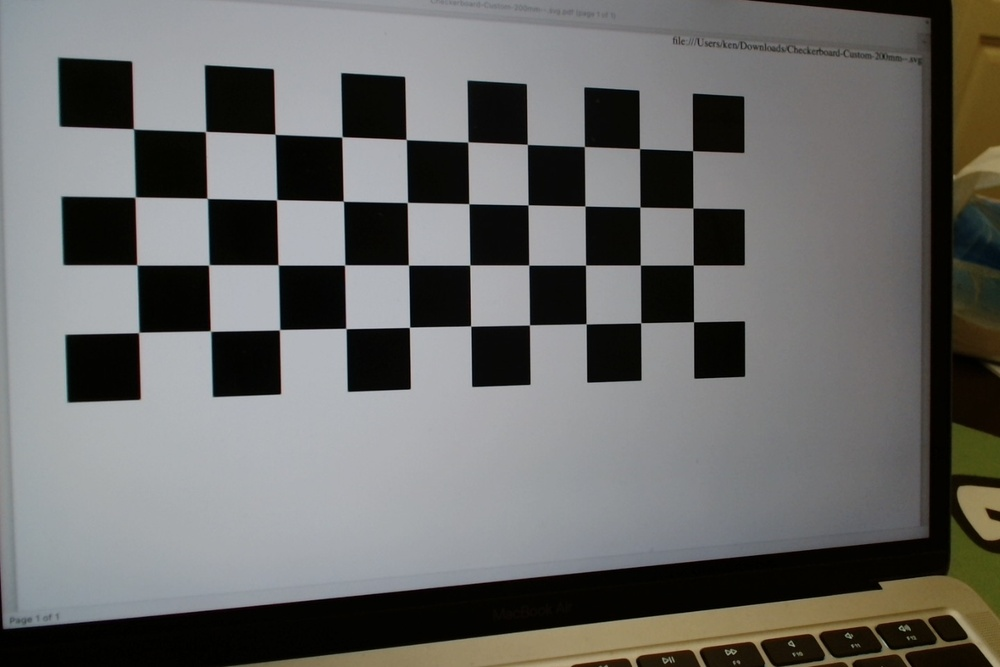
#> input picture src/task3/calibration_images/Photo on 3-30-25 at 11.48 PM #2.jpg, 1000 x 667 px, shrunk from 1440 x 960 before the run; its folder holds only this picture in this run
$ python calibration.py
#> lines starting #> are read from the running program, lines starting #| are printed output that depends on the picture; after the words box and inside, x2 and y2 are one past the last pixel; in counts of white or black regions, pixels touching at a corner belong together; long printed decimals are rounded
"""
Calibrate the camera for PnP
"""
import numpy as np
import cv2
import glob

# Checkerboard dimensions (internal corners, not squares)
CHECKERBOARD = (10, 4)  # Adjust to match your pattern

# Arrays to store object points and image points
objpoints = []  # 3D points in real world space
imgpoints = []  # 2D points in image plane

# Prepare object points (0,0,0), (1,0,0), (2,0,0) ...
objp = np.zeros((CHECKERBOARD[0] * CHECKERBOARD[1], 3), np.float32)
objp[:, :2] = np.mgrid[0:CHECKERBOARD[0], 0:CHECKERBOARD[1]].T.reshape(-1, 2)

# Get list of calibration images
images = glob.glob('calibration_images/*.jpg')
print(f"Found {len(images)} calibration images.")

for image in images:
    img = cv2.imread(image)
#> img is the input picture: shape (667, 1000, 3); mean B, G, R 104.1, 105.8, 105.8
    gray = cv2.cvtColor(img, cv2.COLOR_BGR2GRAY)
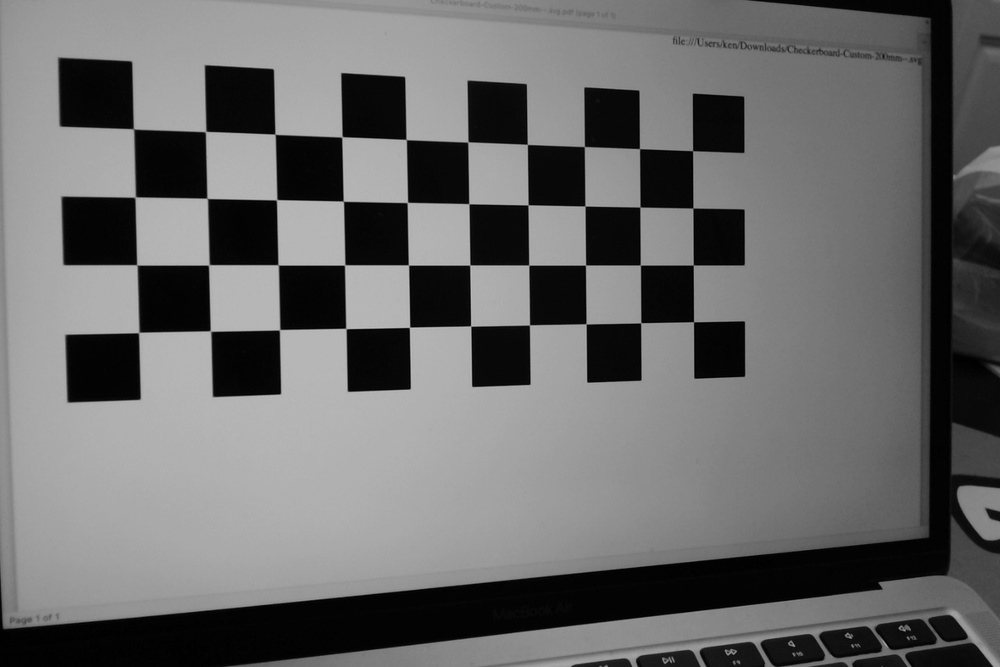
#> gray: shape (667, 1000); min 0, max 190, mean 105.7

    # Find the chessboard corners
    ret, corners = cv2.findChessboardCorners(gray, CHECKERBOARD, None)
#> ret = True; corners = 40 rows, first 8: [133.3, 128.7], [205.5, 131.6], [274.9, 134.1], [341.9, 136.9], [406.1, 139.5], [467.8, 141.9], [527.4, 144.4], [584.4, 146.5]
    assert ret, f"Failed to find chessboard corners in {image}"

    objpoints.append(objp)
    # Refine corner positions
    criteria = (cv2.TERM_CRITERIA_EPS + cv2.TERM_CRITERIA_MAX_ITER, 30, 0.001)
    corners2 = cv2.cornerSubPix(gray, corners, (11, 11), (-1, -1), criteria)
#> corners2 = 40 rows, first 8: [133.5, 128.9], [205.6, 131.5], [275.1, 134.3], [341.9, 136.9], [406.2, 139.5], [467.9, 141.9], [527.3, 144.4], [584.4, 146.5]
    imgpoints.append(corners2)

    # Draw and display the corners (optional)
    cv2.drawChessboardCorners(img, CHECKERBOARD, corners2, ret)
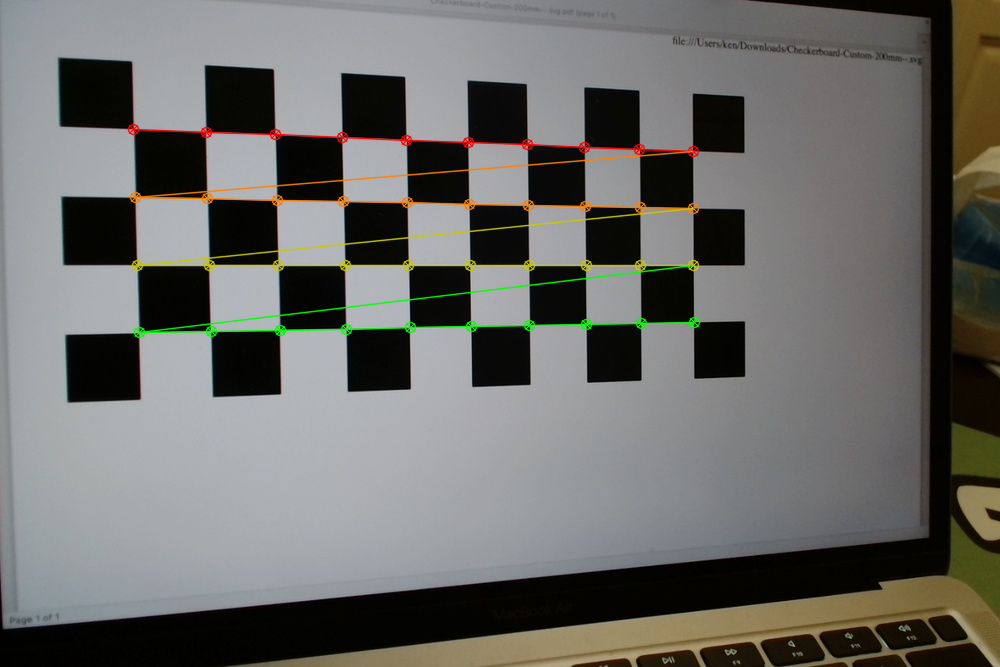
#> img: shape (667, 1000, 3); 2.23% of pixels changed, all inside (x1, y1, x2, y2) = (127, 123, 701, 339)
    cv2.imshow('Chessboard Detection', img)
    cv2.waitKey(500)

# Calibrate camera
ret, camera_matrix, dist_coeffs, rvecs, tvecs = cv2.calibrateCamera(
    objpoints, imgpoints, gray.shape[::-1], None, None)
#> ret = 0.0496; camera_matrix = [[788.9, 0, 526.6], [0, 790.4, 328.7], [0, 0, 1]]; dist_coeffs = [[0.0278, -0.0886, -5.52e-05, -0.000112, 0.0303]]; rvecs = ([0.0291, -0.25, -0.0163],); tvecs = ([-5.8, -2.94, 11.66],)

# Save calibration results
np.savez('camera_calibration.npz',
         camera_matrix=camera_matrix,
         dist_coeffs=dist_coeffs)

print("Camera matrix:")
print(camera_matrix)
#| [[788.901   0.         526.557]
#|  [  0.         790.426 328.672]
#|  [  0.           0.           1.        ]]
print("\nDistortion coefficients:")
print(dist_coeffs)
#| [[ 2.77924452e-02 -8.86103085e-02 -5.52496966e-05 -1.11995962e-04
#|    3.02948313e-02]]

cv2.destroyAllWindows()

$ run again, on src/task3/calibration_images/Photo on 3-30-25 at 11.49 PM #2.jpg
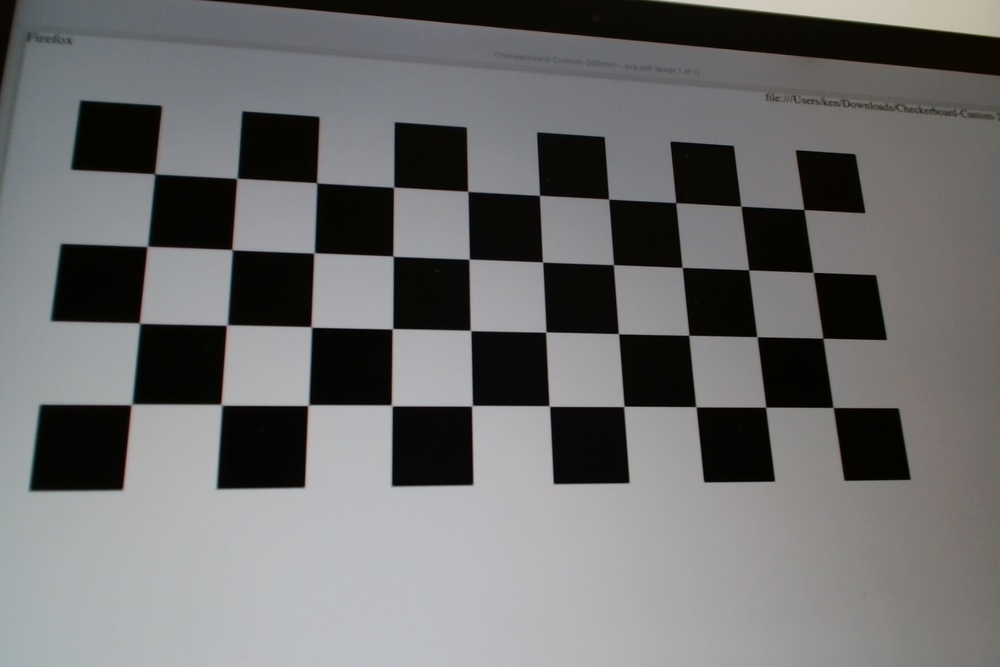
#> input picture src/task3/calibration_images/Photo on 3-30-25 at 11.49 PM #2.jpg, 1000 x 667 px, shrunk from 1440 x 960 before the run
#> img is the input picture: shape (667, 1000, 3); mean B, G, R 110, 109.9, 110
#> `ret, corners = cv2.findChessboardCorners(gray, CHECKERBOARD, None)`: ret = True; corners = 40 rows, first 8: [154.4, 173.6], [236.6, 178.5], [316.4, 182.5], [393.5, 187.2], [467.7, 191.3], [539.4, 195.3], [608.6, 199], [675.7, 202.6]
#> corners2 = 40 rows, first 8: [154.6, 173.8], [236.9, 178.4], [316.7, 182.8], [393.6, 187.2], [467.7, 191.4], [539.4, 195.3], [608.6, 199.1], [675.7, 202.6]
#> `cv2.drawChessboardCorners(img, CHECKERBOARD, corners2, ret)`:
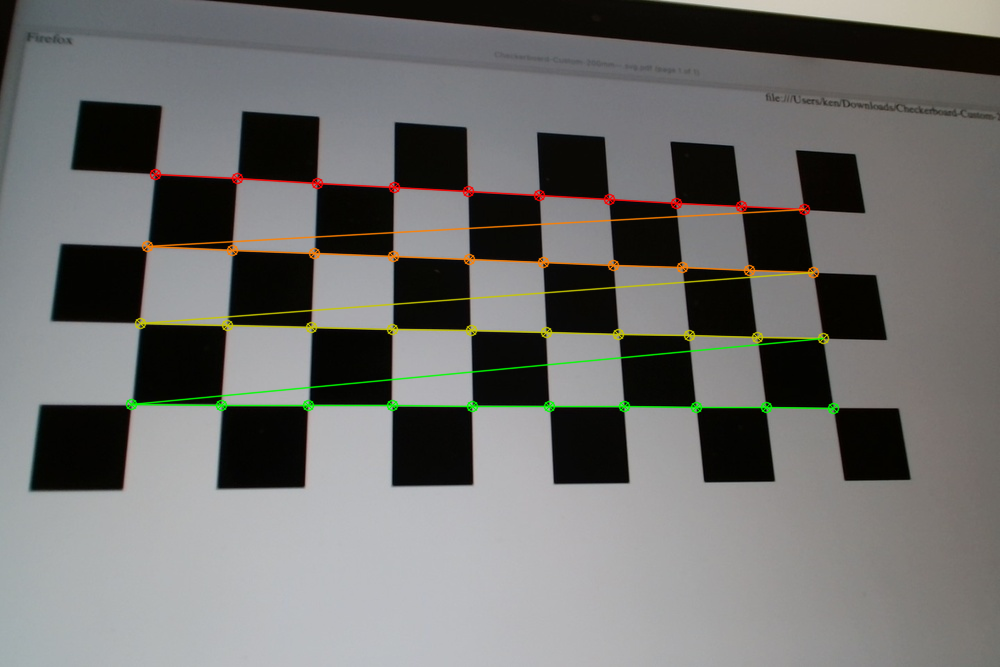
#> img: shape (667, 1000, 3); 2.6% of pixels changed, all inside (x1, y1, x2, y2) = (125, 168, 840, 415)
#> `ret, camera_matrix, dist_coeffs, rvecs, tvecs = cv2.calibrateCamera( o..`: ret = 0.0583; camera_matrix = [[885.2, 0, 537.2], [0, 878.1, 315.8], [0, 0, 1]]; dist_coeffs = [[0.0483, -0.202, -0.000458, 0.00243, 0.177]]; rvecs = ([-0.315, -0.216, -0.00825],); tvecs = ([-4.85, -1.81, 11.23],)
#| [[885.177   0.         537.193]
#|  [  0.         878.132 315.802]
#|  [  0.           0.           1.        ]]
#| [[ 0.04827 -0.2019 -0.0004581  0.002427  0.1769]]

$ run again, on src/task3/calibration_images/Photo on 3-30-25 at 11.49 PM #3.jpg
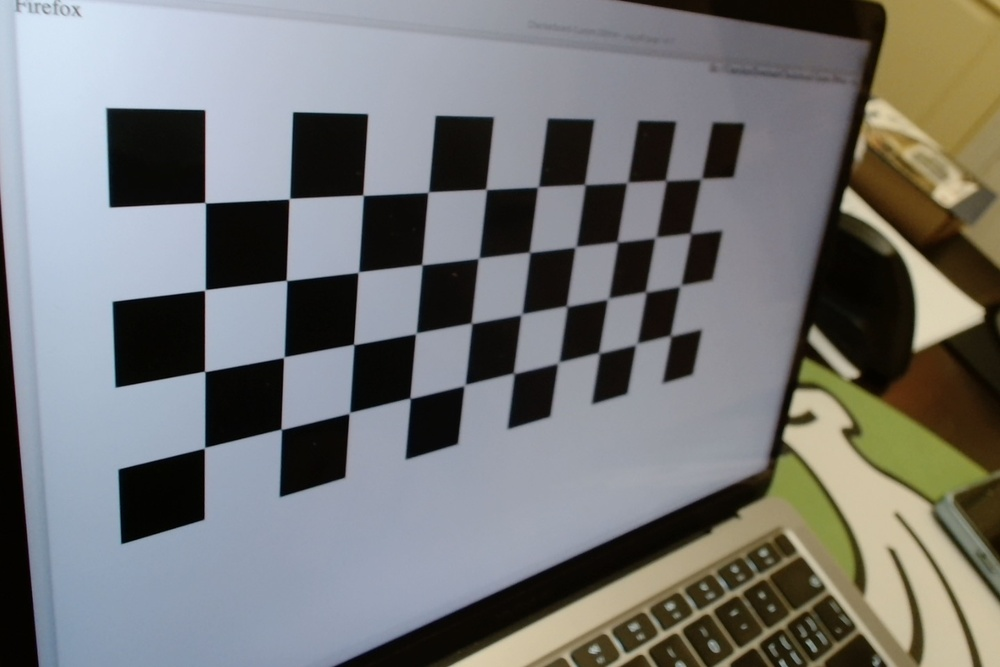
#> input picture src/task3/calibration_images/Photo on 3-30-25 at 11.49 PM #3.jpg, 1000 x 667 px, shrunk from 1440 x 960 before the run
#> img is the input picture: shape (667, 1000, 3); mean B, G, R 118.5, 119.1, 118.1
#> `gray = cv2.cvtColor(img, cv2.COLOR_BGR2GRAY)`:
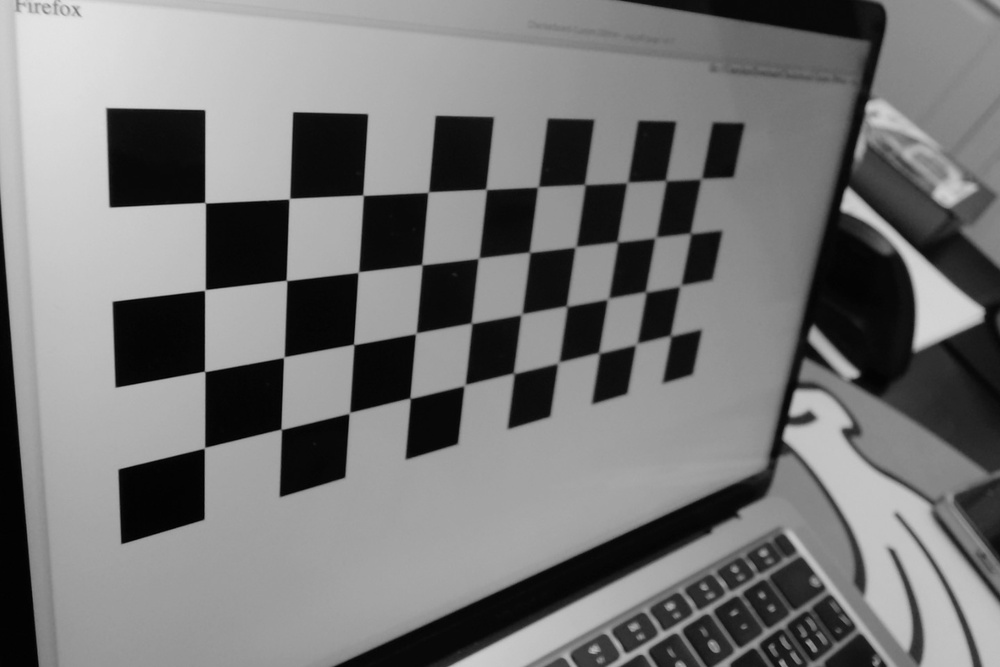
#> gray: shape (667, 1000); min 0, max 228, mean 118.8
#> `ret, corners = cv2.findChessboardCorners(gray, CHECKERBOARD, None)`: ret = True; corners = 40 rows, first 8: [205.2, 202.7], [289.3, 198.7], [362.5, 195.5], [427.5, 191.4], [484.4, 189.5], [537.5, 186], [584.5, 185], [626.5, 182]
#> corners2 = 40 rows, first 8: [205.1, 202.7], [289.3, 198.6], [363.1, 195.2], [428.2, 192.1], [486.1, 189.3], [538, 186.9], [584.7, 184.5], [627.3, 182.4]
#> `cv2.drawChessboardCorners(img, CHECKERBOARD, corners2, ret)`:
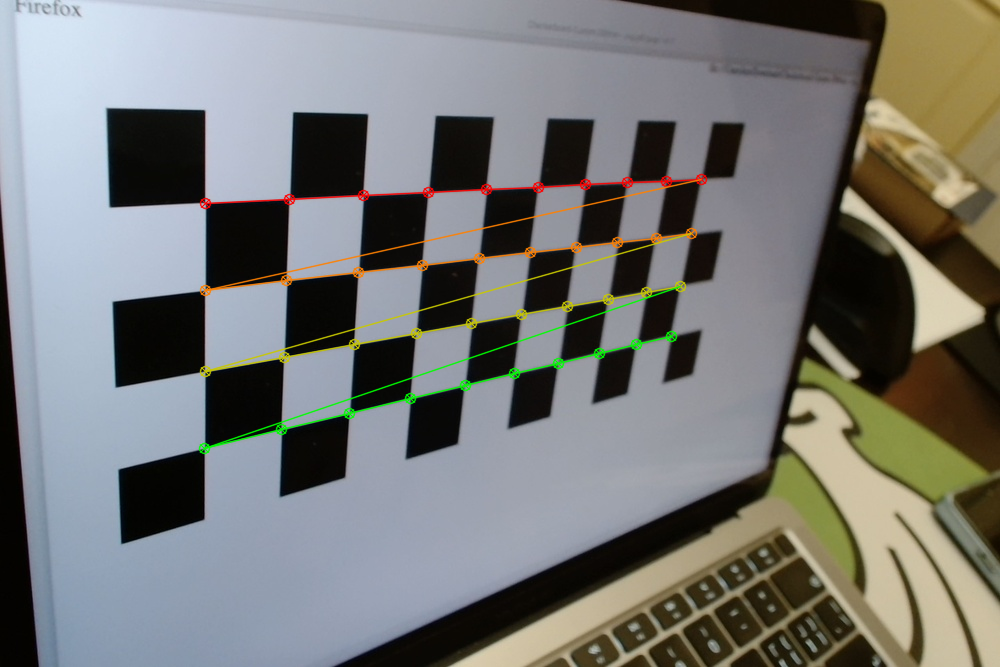
#> img: shape (667, 1000, 3); 1.99% of pixels changed, all inside (x1, y1, x2, y2) = (198, 173, 708, 455)
#> `ret, camera_matrix, dist_coeffs, rvecs, tvecs = cv2.calibrateCamera( o..`: ret = 0.0594; camera_matrix = [[892, 0, 520.1], [0, 871.8, 333.8], [0, 0, 1]]; dist_coeffs = [[0.0664, -0.408, 0.000843, 0.00106, 0.881]]; rvecs = ([0.372, -0.766, -0.0163],); tvecs = ([-3.36, -1.43, 9.54],)
#| [[891.960   0.         520.130]
#|  [  0.         871.789 333.793 ]
#|  [  0.           0.           1.        ]]
#| [[ 6.64298936e-02 -4.07952300e-01  8.42968559e-04  1.06305424e-03
#|    8.81213748e-01]]

$ run again, on src/task3/calibration_images/Photo on 3-30-25 at 11.49 PM #4.jpg
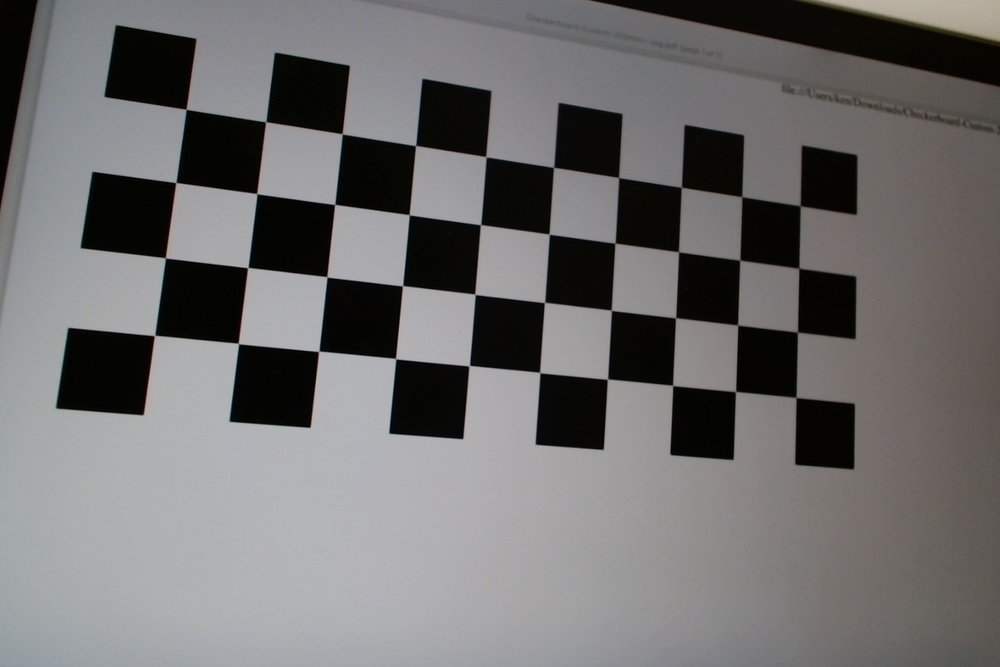
#> input picture src/task3/calibration_images/Photo on 3-30-25 at 11.49 PM #4.jpg, 1000 x 667 px, shrunk from 1440 x 960 before the run
#> img is the input picture: shape (667, 1000, 3); mean B, G, R 110.8, 110.7, 111.8
#> `ret, corners = cv2.findChessboardCorners(gray, CHECKERBOARD, None)`: ret = True; corners = 40 rows, first 8: [186.1, 109.2], [265.6, 121.7], [342.2, 133.9], [415.5, 145.6], [485.9, 156.6], [553.4, 167.4], [618.5, 177.5], [681.5, 187.1]
#> corners2 = 40 rows, first 8: [186.1, 109.3], [265.7, 121.7], [342.2, 133.9], [415.6, 145.6], [485.9, 156.7], [553.6, 167.4], [618.6, 177.5], [681.4, 187.3]
#> `cv2.drawChessboardCorners(img, CHECKERBOARD, corners2, ret)`:
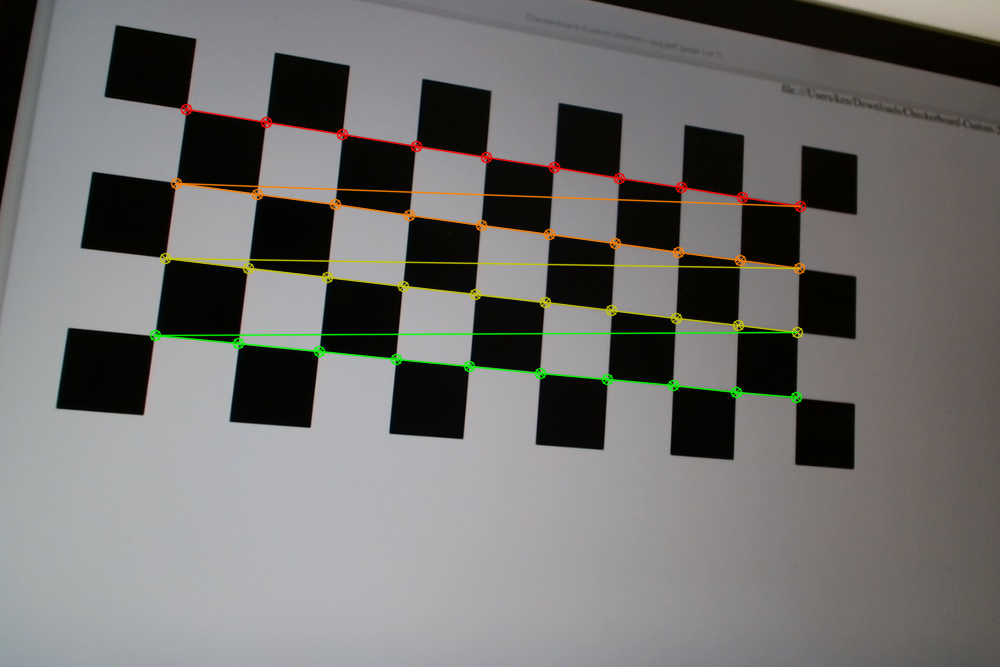
#> img: shape (667, 1000, 3); 2.47% of pixels changed, all inside (x1, y1, x2, y2) = (149, 103, 807, 404)
#> `ret, camera_matrix, dist_coeffs, rvecs, tvecs = cv2.calibrateCamera( o..`: ret = 0.0526; camera_matrix = [[899.3, 0, 547.5], [0, 897.7, 327.6], [0, 0, 1]]; dist_coeffs = [[0.0427, -0.161, -2.41e-05, 0.000335, 0.146]]; rvecs = ([-0.154, -0.264, 0.0874],); tvecs = ([-4.72, -2.86, 11.78],)
#| [[899.292   0.         547.549]
#|  [  0.         897.692 327.639]
#|  [  0.           0.           1.        ]]
#| [[ 4.26700236e-02 -1.61208390e-01 -2.41156509e-05  3.34989314e-04
#|    1.45645671e-01]]
